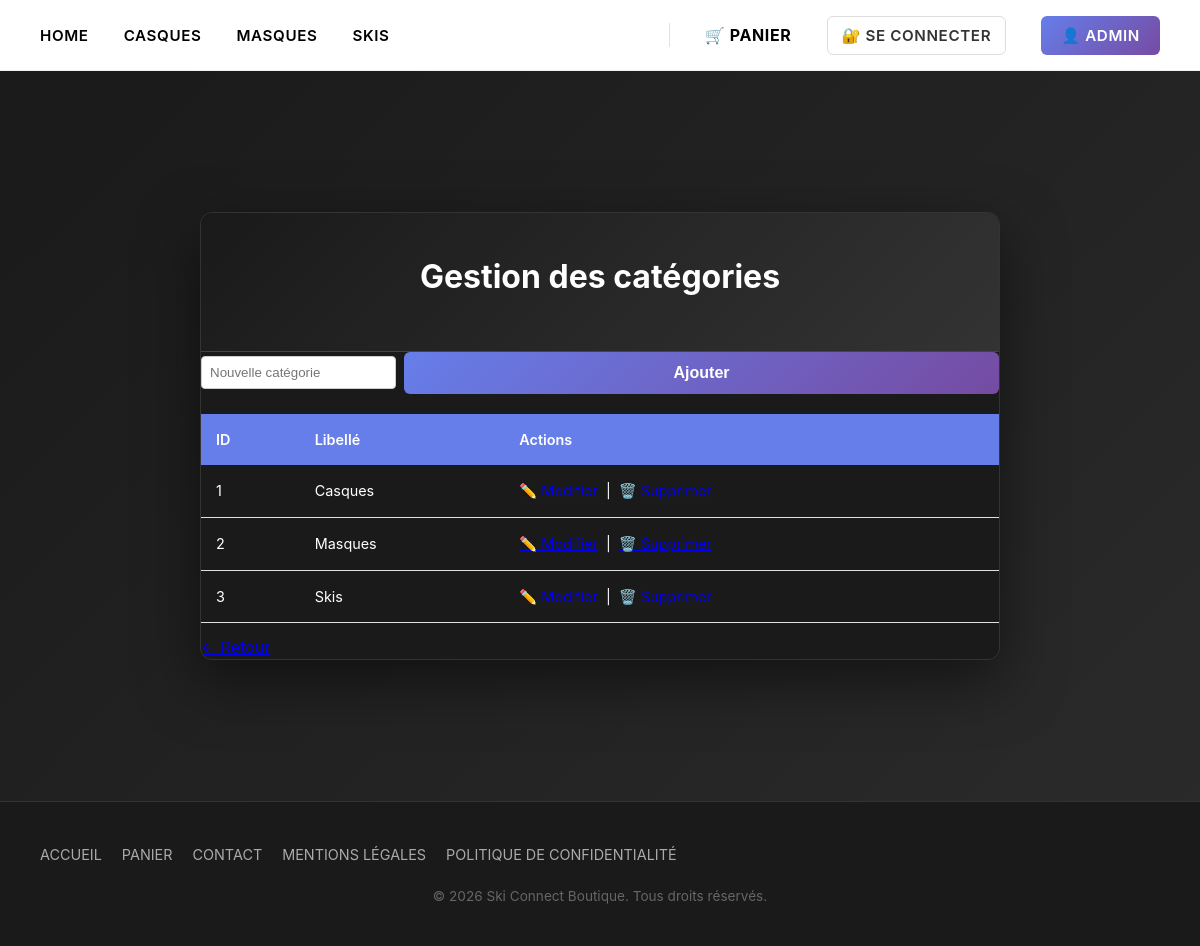
Screenshot of /index.php?controleur=Admin&action=afficherGestionCategories (signed in) with the database file from the repository.
### tables this page shows
CREATE TABLE IF NOT EXISTS `categorie` (
  `id` int NOT NULL AUTO_INCREMENT,
  `libelle` varchar(50) DEFAULT NULL,
  PRIMARY KEY (`id`)
);

### application/modeles/ModelePDO.class.php (called while the page is built, shortened)
<?php
class ModelePDO
{
    protected static $serveur = MysqlConfig::SERVEUR;
    protected static $port = MysqlConfig::PORT;
    protected static $base = MysqlConfig::BASE;
    protected static $utilisateur = MysqlConfig::UTILISATEUR;
    protected static $passe = MysqlConfig::MOT_DE_PASSE;
    protected static $pdo = null;
    protected static $pdoStResults = null;
    protected static $requete = "";
    protected static $resultat = null;
    public static function seConnecter()
    {
        if (self::$pdo === null) {
            try {
                self::$pdo = new PDO(
                    'mysql:host=' . self::$serveur . ';port=' . self::$port . ';dbname=' . self::$base,
                    self::$utilisateur,
                    self::$passe
                );
                self::$pdo->setAttribute(PDO::ATTR_ERRMODE, PDO::ERRMODE_EXCEPTION);
                self::$pdo->setAttribute(PDO::ATTR_DEFAULT_FETCH_MODE, PDO::FETCH_OBJ);
                self::$pdo->query("SET CHARACTER SET utf8");
            } catch (PDOException $e) {
                die('Erreur de connexion à la base de données : ' . $e->getMessage());
            }
        }
        return self::$pdo;
    }
    protected static function getLesTuples($table)
    {
        self::$requete = "SELECT * FROM " . $table;
        self::$pdoStResults = self::$pdo->prepare(self::$requete);
        self::$pdoStResults->execute();
        self::$resultat = self::$pdoStResults->fetchAll();
        return self::$resultat;
    }
}

### application/modeles/GestionBoutique.class.php (called while the page is built, shortened)
<?php
require_once __DIR__ . '/ModelePDO.class.php';
class GestionBoutique extends ModelePDO
{
    public static function getLesCategories()
    {
        return self::getLesTuples("Categorie");
    }
}

### application/vues/partie_admin/v_gestion_categories.inc.php (the view, shortened to what this page needs)
<section class="admin-section">
    <div class="admin-container">
        <div class="admin-box">
            <div class="admin-header">
                <h1>Gestion des catégories</h1>
            </div>
            <div class="admin-content">
                        <div style="margin-bottom:20px;">
                            <form method="post" action="index.php?controleur=Admin&action=ajouterCategorie" style="display:flex;gap:8px;align-items:center;">
                                <input type="text" name="libelle" placeholder="Nouvelle catégorie" required style="flex:1;padding:8px;border-radius:4px;border:1px solid #ccc;" />
                                <button class="btn-admin" type="submit">Ajouter</button>
                            </form>
                        </div>
                        <?php if (empty($lesCategories)) : ?>
                            <p>Aucune catégorie trouvée.</p>
                        <?php else : ?>
                            <table class="admin-table">
                                <thead>
                                    <tr><th>ID</th><th>Libellé</th><th>Actions</th></tr>
                                </thead>
                                <tbody>
                                <?php foreach ($lesCategories as $categorie) : ?>
                                    <tr>
                                        <td><?php echo intval($categorie->id); ?></td>
                                        <td><?php echo htmlspecialchars($categorie->libelle); ?></td>
                                        <td>
                                            <a href="index.php?controleur=Admin&action=afficherModifierCategorie&idCategorie=<?php echo intval($categorie->id); ?>">✏️ Modifier</a>
                                            &nbsp;|&nbsp;
                                            <a href="index.php?controleur=Admin&action=supprimerCategorie&idCategorie=<?php echo intval($categorie->id); ?>" onclick="return confirm('Voulez-vous supprimer cette catégorie ?')">🗑️ Supprimer</a>
                                        </td>
                                    </tr>
                                <?php endforeach; ?>
                                </tbody>
                            </table>
                        <?php endif; ?>
                        <p style="margin-top:12px;"><a href="index.php?controleur=Admin&action=afficherIndex">← Retour</a></p>
            </div>
        </div>
    </div>
</section>

### public/styles/style.css (style rules this page uses)
* { margin: 0; padding: 0; box-sizing: border-box; }
html, body { width: 100%; height: 100%; }
body { background: #000; color: #fff; font-family: -apple-system, BlinkMacSystemFont, 'Segoe UI', Roboto, Helvetica, Arial, sans-serif; line-height: 1.5; }
section { background: #000; padding: 40px; width: 100%; margin: 0; border: none; box-shadow: none; }
.admin-section { background: linear-gradient(135deg, #1a1a1a 0%, #2a2a2a 100%); min-height: calc(100vh - 70px); display: flex; align-items: center; justify-content: center; padding: 40px 20px; }
.admin-container { width: 100%; max-width: 800px; }
.admin-box { background: #1a1a1a; color: #fff; border-radius: 12px; border: 1px solid #333; box-shadow: 0 20px 60px rgba(0, 0, 0, 0.5); overflow: hidden; }
.admin-header { background: linear-gradient(135deg, #1a1a1a 0%, #333 100%); color: #fff; padding: 40px; text-align: center; border-bottom: 1px solid #444; }
.admin-header h1 { font-size: 2rem; margin: 0 0 10px 0; font-weight: 700; }
.btn-admin { width: 100%; padding: 12px; background: linear-gradient(135deg, #667eea 0%, #764ba2 100%); color: #fff; border: none; border-radius: 6px; font-size: 1rem; font-weight: 600; cursor: pointer; transition: all 0.3s; }
.admin-table { width: 100%; border-collapse: collapse; font-size: 0.9rem; }
.admin-table thead { background: #667eea; color: #fff; }
.admin-table thead th { padding: 15px; text-align: left; font-weight: 600; }
.admin-table tbody tr { border-bottom: 1px solid #e0e0e0; transition: background 0.2s; }
.admin-table tbody td { padding: 15px; }

### rows the page displays
categorie: id "1", libelle "Casques"
categorie: id "2", libelle "Masques"
categorie: id "3", libelle "Skis"
